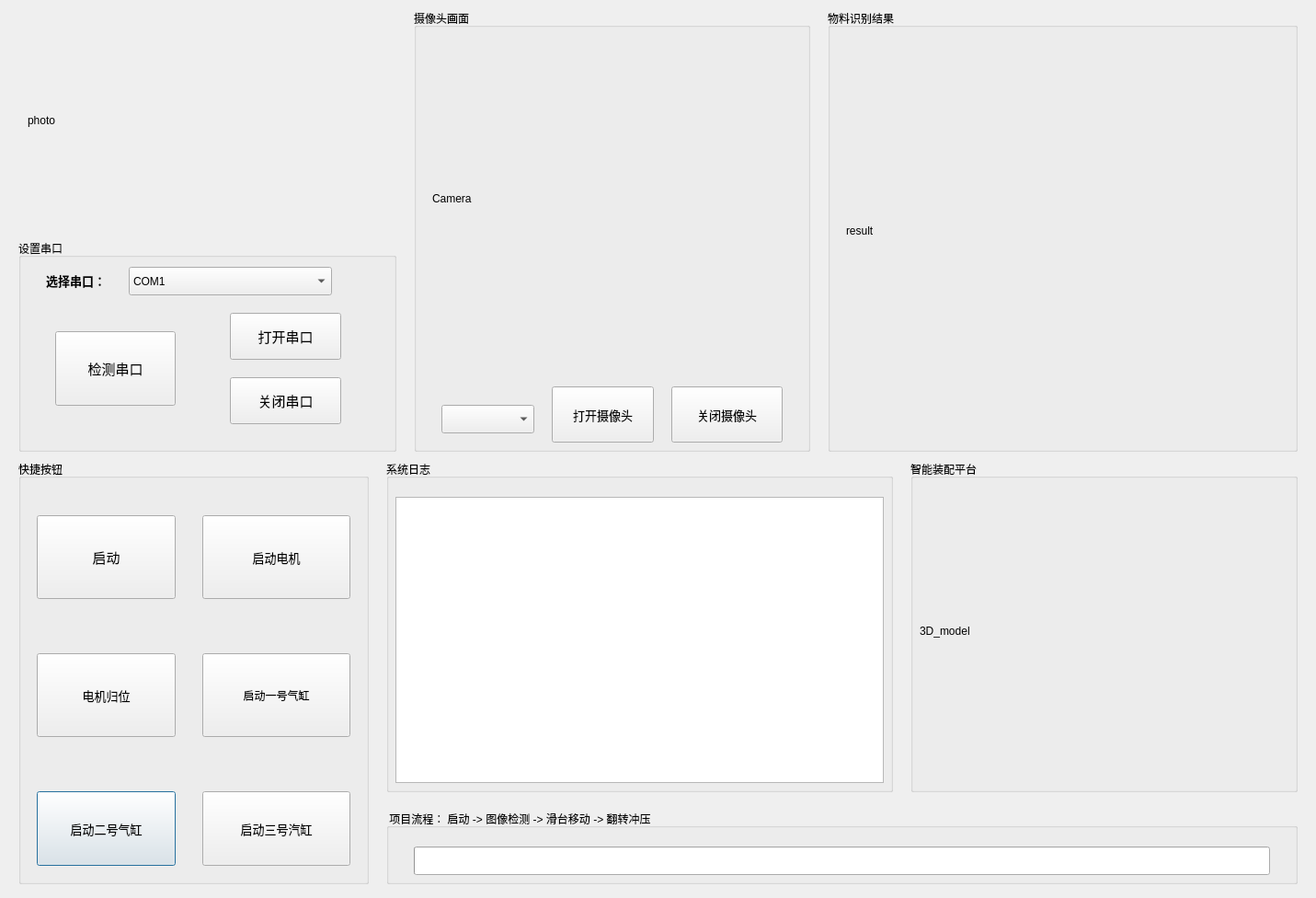
<?xml version="1.0" encoding="UTF-8"?>
<ui version="4.0">
 <class>Dialog</class>
 <widget class="QDialog" name="Dialog">
  <property name="geometry">
   <rect>
    <x>0</x>
    <y>0</y>
    <width>1431</width>
    <height>976</height>
   </rect>
  </property>
  <property name="windowTitle">
   <string>Dialog</string>
  </property>
  <widget class="QGroupBox" name="groupBox_3">
   <property name="geometry">
    <rect>
     <x>20</x>
     <y>500</y>
     <width>381</width>
     <height>461</height>
    </rect>
   </property>
   <property name="title">
    <string>快捷按钮</string>
   </property>
   <widget class="QPushButton" name="open2">
    <property name="geometry">
     <rect>
      <x>20</x>
      <y>360</y>
      <width>151</width>
      <height>81</height>
     </rect>
    </property>
    <property name="font">
     <font>
      <pointsize>10</pointsize>
     </font>
    </property>
    <property name="text">
     <string>启动二号气缸</string>
    </property>
   </widget>
   <widget class="QPushButton" name="start_moto">
    <property name="geometry">
     <rect>
      <x>200</x>
      <y>60</y>
      <width>161</width>
      <height>91</height>
     </rect>
    </property>
    <property name="font">
     <font>
      <pointsize>10</pointsize>
     </font>
    </property>
    <property name="text">
     <string>启动电机</string>
    </property>
   </widget>
   <widget class="QPushButton" name="reset_moto">
    <property name="geometry">
     <rect>
      <x>20</x>
      <y>210</y>
      <width>151</width>
      <height>91</height>
     </rect>
    </property>
    <property name="font">
     <font>
      <pointsize>10</pointsize>
     </font>
    </property>
    <property name="text">
     <string>电机归位</string>
    </property>
   </widget>
   <widget class="QPushButton" name="open3">
    <property name="geometry">
     <rect>
      <x>200</x>
      <y>360</y>
      <width>161</width>
      <height>81</height>
     </rect>
    </property>
    <property name="font">
     <font>
      <pointsize>10</pointsize>
     </font>
    </property>
    <property name="text">
     <string>启动三号汽缸</string>
    </property>
   </widget>
   <widget class="QPushButton" name="open1">
    <property name="geometry">
     <rect>
      <x>200</x>
      <y>210</y>
      <width>161</width>
      <height>91</height>
     </rect>
    </property>
    <property name="text">
     <string>启动一号气缸</string>
    </property>
   </widget>
   <widget class="QPushButton" name="startbutton">
    <property name="geometry">
     <rect>
      <x>20</x>
      <y>60</y>
      <width>151</width>
      <height>91</height>
     </rect>
    </property>
    <property name="font">
     <font>
      <pointsize>11</pointsize>
     </font>
    </property>
    <property name="text">
     <string>启动</string>
    </property>
   </widget>
  </widget>
  <widget class="QGroupBox" name="groupBox_4">
   <property name="geometry">
    <rect>
     <x>20</x>
     <y>260</y>
     <width>411</width>
     <height>231</height>
    </rect>
   </property>
   <property name="title">
    <string>设置串口</string>
   </property>
   <widget class="QPushButton" name="checkbutton">
    <property name="geometry">
     <rect>
      <x>40</x>
      <y>100</y>
      <width>131</width>
      <height>81</height>
     </rect>
    </property>
    <property name="font">
     <font>
      <pointsize>11</pointsize>
     </font>
    </property>
    <property name="text">
     <string>检测串口</string>
    </property>
   </widget>
   <widget class="QPushButton" name="closebutton">
    <property name="geometry">
     <rect>
      <x>230</x>
      <y>150</y>
      <width>121</width>
      <height>51</height>
     </rect>
    </property>
    <property name="font">
     <font>
      <pointsize>11</pointsize>
     </font>
    </property>
    <property name="text">
     <string>关闭串口</string>
    </property>
   </widget>
   <widget class="QPushButton" name="openbutton">
    <property name="geometry">
     <rect>
      <x>230</x>
      <y>80</y>
      <width>121</width>
      <height>51</height>
     </rect>
    </property>
    <property name="font">
     <font>
      <pointsize>11</pointsize>
     </font>
    </property>
    <property name="text">
     <string>打开串口</string>
    </property>
   </widget>
   <widget class="QLabel" name="label_5">
    <property name="geometry">
     <rect>
      <x>30</x>
      <y>30</y>
      <width>81</width>
      <height>31</height>
     </rect>
    </property>
    <property name="text">
     <string>&lt;html&gt;&lt;head/&gt;&lt;body&gt;&lt;p&gt;&lt;span style=&quot; font-size:10pt; font-weight:600;&quot;&gt;选择串口：&lt;/span&gt;&lt;/p&gt;&lt;/body&gt;&lt;/html&gt;</string>
    </property>
   </widget>
   <widget class="QComboBox" name="comboBox">
    <property name="geometry">
     <rect>
      <x>120</x>
      <y>30</y>
      <width>221</width>
      <height>31</height>
     </rect>
    </property>
    <item>
     <property name="text">
      <string>COM1</string>
     </property>
    </item>
    <item>
     <property name="text">
      <string>COM2</string>
     </property>
    </item>
    <item>
     <property name="text">
      <string>COM3</string>
     </property>
    </item>
   </widget>
  </widget>
  <widget class="QGroupBox" name="groupBox_5">
   <property name="geometry">
    <rect>
     <x>450</x>
     <y>10</y>
     <width>431</width>
     <height>481</height>
    </rect>
   </property>
   <property name="title">
    <string>摄像头画面</string>
   </property>
   <widget class="QLabel" name="camera_label">
    <property name="geometry">
     <rect>
      <x>20</x>
      <y>20</y>
      <width>391</width>
      <height>371</height>
     </rect>
    </property>
    <property name="text">
     <string>Camera</string>
    </property>
   </widget>
   <widget class="QPushButton" name="open_camera_button">
    <property name="geometry">
     <rect>
      <x>150</x>
      <y>410</y>
      <width>111</width>
      <height>61</height>
     </rect>
    </property>
    <property name="font">
     <font>
      <pointsize>10</pointsize>
     </font>
    </property>
    <property name="text">
     <string>打开摄像头</string>
    </property>
   </widget>
   <widget class="QPushButton" name="close_camera_button">
    <property name="geometry">
     <rect>
      <x>280</x>
      <y>410</y>
      <width>121</width>
      <height>61</height>
     </rect>
    </property>
    <property name="font">
     <font>
      <pointsize>10</pointsize>
     </font>
    </property>
    <property name="text">
     <string>关闭摄像头</string>
    </property>
   </widget>
   <widget class="QComboBox" name="select_Camera">
    <property name="geometry">
     <rect>
      <x>30</x>
      <y>430</y>
      <width>101</width>
      <height>31</height>
     </rect>
    </property>
   </widget>
  </widget>
  <widget class="QGroupBox" name="groupBox_6">
   <property name="geometry">
    <rect>
     <x>900</x>
     <y>10</y>
     <width>511</width>
     <height>481</height>
    </rect>
   </property>
   <property name="title">
    <string>物料识别结果</string>
   </property>
   <widget class="QLabel" name="result_label">
    <property name="geometry">
     <rect>
      <x>20</x>
      <y>30</y>
      <width>471</width>
      <height>421</height>
     </rect>
    </property>
    <property name="text">
     <string>result</string>
    </property>
   </widget>
  </widget>
  <widget class="QGroupBox" name="groupBox_7">
   <property name="geometry">
    <rect>
     <x>420</x>
     <y>500</y>
     <width>551</width>
     <height>361</height>
    </rect>
   </property>
   <property name="title">
    <string>系统日志</string>
   </property>
   <widget class="QPlainTextEdit" name="logtext">
    <property name="geometry">
     <rect>
      <x>10</x>
      <y>40</y>
      <width>531</width>
      <height>311</height>
     </rect>
    </property>
    <property name="font">
     <font>
      <family>Adobe 黑体 Std R</family>
      <pointsize>12</pointsize>
      <weight>75</weight>
      <italic>false</italic>
      <bold>true</bold>
      <underline>false</underline>
      <strikeout>false</strikeout>
      <kerning>true</kerning>
     </font>
    </property>
   </widget>
  </widget>
  <widget class="QGroupBox" name="groupBox_8">
   <property name="geometry">
    <rect>
     <x>420</x>
     <y>880</y>
     <width>991</width>
     <height>81</height>
    </rect>
   </property>
   <property name="title">
    <string> 项目流程： 启动 -&gt; 图像检测 -&gt; 滑台移动 -&gt; 翻转冲压</string>
   </property>
   <widget class="QProgressBar" name="progressbar">
    <property name="geometry">
     <rect>
      <x>30</x>
      <y>40</y>
      <width>931</width>
      <height>31</height>
     </rect>
    </property>
    <property name="font">
     <font>
      <pointsize>14</pointsize>
      <weight>75</weight>
      <bold>true</bold>
     </font>
    </property>
    <property name="value">
     <number>0</number>
    </property>
    <property name="textVisible">
     <bool>false</bool>
    </property>
    <property name="format">
     <string/>
    </property>
   </widget>
  </widget>
  <widget class="QGroupBox" name="groupBox_9">
   <property name="geometry">
    <rect>
     <x>990</x>
     <y>500</y>
     <width>421</width>
     <height>361</height>
    </rect>
   </property>
   <property name="title">
    <string>智能装配平台</string>
   </property>
   <widget class="QLabel" name="model_label">
    <property name="geometry">
     <rect>
      <x>10</x>
      <y>40</y>
      <width>391</width>
      <height>291</height>
     </rect>
    </property>
    <property name="text">
     <string>3D_model</string>
    </property>
   </widget>
  </widget>
  <widget class="QLabel" name="image_label">
   <property name="geometry">
    <rect>
     <x>30</x>
     <y>20</y>
     <width>401</width>
     <height>221</height>
    </rect>
   </property>
   <property name="text">
    <string>photo</string>
   </property>
  </widget>
 </widget>
 <resources/>
 <connections/>
</ui>
